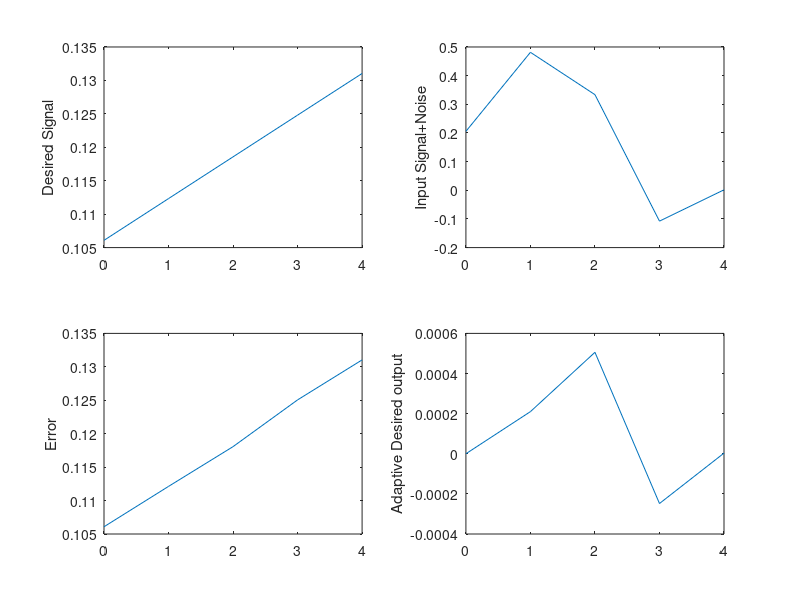

MATLAB code to generate this figure:
clc
close all
clear all
N=input('length of sequence N = ');
t=[0:N-1];
w0=0.001;  phi=0.1;
d=sin(2*pi*[1:N]*w0+phi);
x=d+randn(1,N)*0.5;
w=zeros(1,N); 
mu=0.02;
for i=1:N
   e(i) = d(i) - w(i)' * x(i);
   w(i+1) = w(i) + mu * e(i) * x(i);
end
for i=1:N
yd(i) = sum(w(i)' * x(i));  
end
subplot(221),plot(t,d),ylabel('Desired Signal'),
subplot(222),plot(t,x),ylabel('Input Signal+Noise'),
subplot(223),plot(t,e),ylabel('Error'),
subplot(224),plot(t,yd),ylabel('Adaptive Desired output');